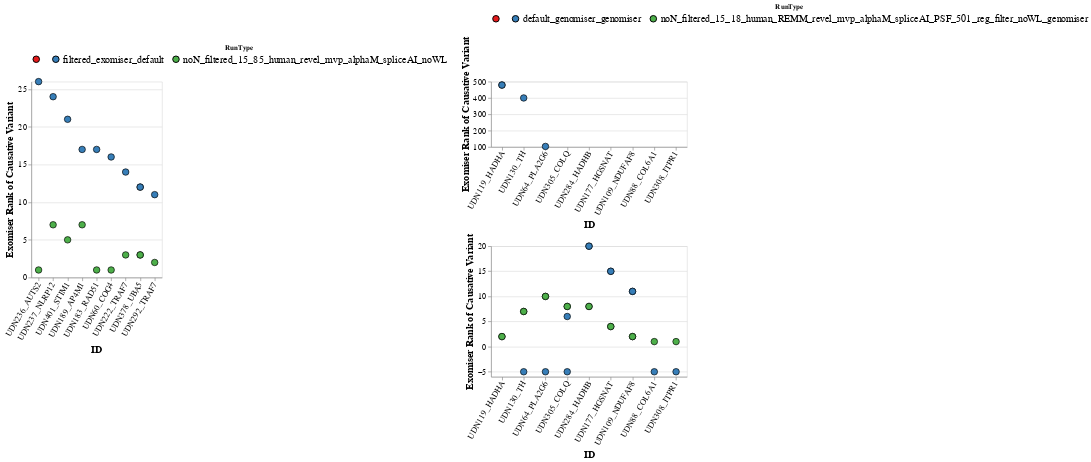

Write notebook code for a chart like this one.
### Code cell
alt.hconcat(es_exomiser_improvement, gs_genomiser_improvement).resolve_scale(color='independent').resolve_scale(color='independent').configure_legend(labelLimit=0, labelFontSize=15, labelFont='arial').configure_axis(
    labelFontSize=13,
    titleFontSize=15,
    labelFont='arial').configure_scale(
    bandPaddingInner=0.9

)

### Figure 1 — Vega-Lite specification as saved in the notebook (floating-point values rounded to 4 significant figures)
{"config": {"view": {"continuousWidth": 300, "continuousHeight": 300}, "axis": {"labelFont": "arial", "labelFontSize": 13, "titleFontSize": 15}, "legend": {"labelFont": "arial", "labelFontSize": 15, "labelLimit": 0}, "scale": {"bandPaddingInner": 0.9}}, "hconcat": [{"hconcat": [{"mark": {"type": "circle", "filled": true, "opacity": 1, "size": 100, "stroke": "black", "strokeWidth": 1}, "encoding": {"color": {"field": "RunType", "legend": {"direction": "horizontal", "orient": "top", "titleAnchor": "middle"}, "scale": {"domain": ["", "filtered_exomiser_default", "noN_filtered_15_85_human_revel_mvp_alphaM_spliceAI_noWL"], "scheme": "set1"}, "type": "nominal"}, "tooltip": [{"field": "RunType", "type": "nominal"}, {"field": "ID", "type": "nominal"}, {"field": "Rank", "type": "quantitative"}, {"field": "Diff", "type": "quantitative"}], "x": {"axis": {"labelAngle": -60}, "field": "ID", "sort": ["UDN236_AUTS2", "UDN237_NLRP12", "UDN401_STIM1", "UDN189_AP4M1", "UDN183_RAD51", "UDN60_COG4", "UDN222_TRAF7", "UDN378_UBA5", "UDN378_UBA5", "UDN292_TRAF7", "UDN237_NLRP12", "UDN189_AP4M1", "UDN401_STIM1", "UDN378_UBA5", "UDN378_UBA5", "UDN222_TRAF7", "UDN292_TRAF7", "UDN183_RAD51", "UDN236_AUTS2", "UDN60_COG4"], "type": "nominal"}, "y": {"field": "Rank", "title": "Exomiser Rank of Causative Variant", "type": "quantitative"}}, "height": 300, "width": 200}], "data": {"name": "data-b0385366093320f7f2113348a5e0a8c3"}}, {"vconcat": [{"data": {"name": "data-7d4f680add1b92ebd55d4bd15934d52d"}, "mark": {"type": "circle", "filled": true, "opacity": 1, "size": 100, "stroke": "black", "strokeWidth": 1}, "encoding": {"color": {"field": "RunType", "legend": {"direction": "horizontal", "orient": "top", "titleAnchor": "middle"}, "scale": {"domain": ["", "default_genomiser_genomiser", "noN_filtered_15_18_human_REMM_revel_mvp_alphaM_spliceAI_PSF_501_reg_filter_noWL_genomiser"], "scheme": "set1"}, "type": "nominal"}, "tooltip": [{"field": "RunType", "type": "nominal"}, {"field": "ID", "type": "nominal"}, {"field": "Rank", "type": "quantitative"}, {"field": "Diff", "type": "quantitative"}], "x": {"axis": {"labelAngle": -60}, "field": "ID", "scale": {"domain": ["UDN119_HADHA", "UDN130_TH", "UDN64_PLA2G6", "UDN305_COLQ", "UDN305_COLQ", "UDN284_HADHB", "UDN284_HADHB", "UDN284_HADHB", "UDN284_HADHB", "UDN177_HGSNAT", "UDN177_HGSNAT", "UDN177_HGSNAT", "UDN177_HGSNAT", "UDN109_NDUFAF8", "UDN109_NDUFAF8", "UDN109_NDUFAF8", "UDN109_NDUFAF8", "UDN88_COL6A1", "UDN308_ITPR1", "UDN88_COL6A1", "UDN308_ITPR1", "UDN305_COLQ", "UDN305_COLQ"]}, "sort": ["UDN119_HADHA", "UDN130_TH", "UDN64_PLA2G6", "UDN305_COLQ", "UDN305_COLQ", "UDN284_HADHB", "UDN284_HADHB", "UDN284_HADHB", "UDN284_HADHB", "UDN177_HGSNAT", "UDN177_HGSNAT", "UDN177_HGSNAT", "UDN177_HGSNAT", "UDN109_NDUFAF8", "UDN109_NDUFAF8", "UDN109_NDUFAF8", "UDN109_NDUFAF8", "UDN88_COL6A1", "UDN308_ITPR1", "UDN88_COL6A1", "UDN308_ITPR1", "UDN305_COLQ", "UDN305_COLQ"], "type": "nominal"}, "y": {"field": "Rank", "scale": {"domain": [100, 500]}, "title": "Exomiser Rank of Causative Variant", "type": "quantitative"}}, "height": 100, "width": 300}, {"data": {"name": "data-46ac866aa7220213337f7917202551b3"}, "mark": {"type": "circle", "filled": true, "opacity": 1, "size": 100, "stroke": "black", "strokeWidth": 1}, "encoding": {"color": {"field": "RunType", "legend": {"direction": "horizontal", "orient": "top", "titleAnchor": "middle"}, "scale": {"domain": ["", "default_genomiser_genomiser", "noN_filtered_15_18_human_REMM_revel_mvp_alphaM_spliceAI_PSF_501_reg_filter_noWL_genomiser"], "scheme": "set1"}, "type": "nominal"}, "tooltip": [{"field": "RunType", "type": "nominal"}, {"field": "ID", "type": "nominal"}, {"field": "Rank", "type": "quantitative"}, {"field": "Diff", "type": "quantitative"}], "x": {"axis": {"labelAngle": -60}, "field": "ID", "scale": {"domain": ["UDN119_HADHA", "UDN130_TH", "UDN64_PLA2G6", "UDN305_COLQ", "UDN305_COLQ", "UDN284_HADHB", "UDN284_HADHB", "UDN284_HADHB", "UDN284_HADHB", "UDN177_HGSNAT", "UDN177_HGSNAT", "UDN177_HGSNAT", "UDN177_HGSNAT", "UDN109_NDUFAF8", "UDN109_NDUFAF8", "UDN109_NDUFAF8", "UDN109_NDUFAF8", "UDN88_COL6A1", "UDN308_ITPR1", "UDN88_COL6A1", "UDN308_ITPR1", "UDN305_COLQ", "UDN305_COLQ"]}, "sort": ["UDN119_HADHA", "UDN130_TH", "UDN64_PLA2G6", "UDN305_COLQ", "UDN305_COLQ", "UDN284_HADHB", "UDN284_HADHB", "UDN284_HADHB", "UDN284_HADHB", "UDN177_HGSNAT", "UDN177_HGSNAT", "UDN177_HGSNAT", "UDN177_HGSNAT", "UDN109_NDUFAF8", "UDN109_NDUFAF8", "UDN109_NDUFAF8", "UDN109_NDUFAF8", "UDN88_COL6A1", "UDN308_ITPR1", "UDN88_COL6A1", "UDN308_ITPR1", "UDN305_COLQ", "UDN305_COLQ"], "type": "nominal"}, "y": {"field": "Rank", "title": "Exomiser Rank of Causative Variant", "type": "quantitative"}}, "height": 200, "width": 300}], "resolve": {"scale": {"x": "shared"}}, "spacing": 5}], "resolve": {"scale": {"color": "independent"}}, "$schema": "https://vega.github.io/schema/vega-lite/v5.17.0.json", "datasets": {"data-b0385366093320f7f2113348a5e0a8c3": [{"ID": "UDN236_AUTS2", "Rank": 26.0, "Diff": 25.0, "RunType": "filtered_exomiser_default"}, {"ID": "UDN237_NLRP12", "Rank": 24.0, "Diff": 17.0, "RunType": "filtered_exomiser_default"}, {"ID": "UDN401_STIM1", "Rank": 21.0, "Diff": 16.0, "RunType": "filtered_exomiser_default"}, {"ID": "UDN189_AP4M1", "Rank": 17.0, "Diff": 10.0, "RunType": "filtered_exomiser_default"}, {"ID": "UDN183_RAD51", "Rank": 17.0, "Diff": 16.0, "RunType": "filtered_exomiser_default"}, {"ID": "UDN60_COG4", "Rank": 16.0, "Diff": 15.0, "RunType": "filtered_exomiser_default"}, {"ID": "UDN222_TRAF7", "Rank": 14.0, "Diff": 11.0, "RunType": "filtered_exomiser_default"}, {"ID": "UDN378_UBA5", "Rank": 12.0, "Diff": 9.0, "RunType": "filtered_exomiser_default"}, {"ID": "UDN378_UBA5", "Rank": 12.0, "Diff": 9.0, "RunType": "filtered_exomiser_default"}, {"ID": "UDN292_TRAF7", "Rank": 11.0, "Diff": 9.0, "RunType": "filtered_exomiser_default"}, {"ID": "UDN237_NLRP12", "Rank": 7.0, "Diff": 17.0, "RunType": "noN_filtered_15_85_human_revel_mvp_alphaM_spliceAI_noWL"}, {"ID": "UDN189_AP4M1", "Rank": 7.0, "Diff": 10.0, "RunType": "noN_filtered_15_85_human_revel_mvp_alphaM_spliceAI_noWL"}, {"ID": "UDN401_STIM1", "Rank": 5.0, "Diff": 16.0, "RunType": "noN_filtered_15_85_human_revel_mvp_alphaM_spliceAI_noWL"}, {"ID": "UDN378_UBA5", "Rank": 3.0, "Diff": 9.0, "RunType": "noN_filtered_15_85_human_revel_mvp_alphaM_spliceAI_noWL"}, {"ID": "UDN378_UBA5", "Rank": 3.0, "Diff": 9.0, "RunType": "noN_filtered_15_85_human_revel_mvp_alphaM_spliceAI_noWL"}, {"ID": "UDN222_TRAF7", "Rank": 3.0, "Diff": 11.0, "RunType": "noN_filtered_15_85_human_revel_mvp_alphaM_spliceAI_noWL"}, {"ID": "UDN292_TRAF7", "Rank": 2.0, "Diff": 9.0, "RunType": "noN_filtered_15_85_human_revel_mvp_alphaM_spliceAI_noWL"}, {"ID": "UDN183_RAD51", "Rank": 1.0, "Diff": 16.0, "RunType": "noN_filtered_15_85_human_revel_mvp_alphaM_spliceAI_noWL"}, {"ID": "UDN236_AUTS2", "Rank": 1.0, "Diff": 25.0, "RunType": "noN_filtered_15_85_human_revel_mvp_alphaM_spliceAI_noWL"}, {"ID": "UDN60_COG4", "Rank": 1.0, "Diff": 15.0, "RunType": "noN_filtered_15_85_human_revel_mvp_alphaM_spliceAI_noWL"}], "data-7d4f680add1b92ebd55d4bd15934d52d": [{"ID": "UDN119_HADHA", "Rank": 479.0, "Diff": 477.0, "RunType": "default_genomiser_genomiser"}, {"ID": "UDN119_HADHA", "Rank": 479.0, "Diff": 477.0, "RunType": "default_genomiser_genomiser"}, {"ID": "UDN130_TH", "Rank": 400.0, "Diff": 393.0, "RunType": "default_genomiser_genomiser"}, {"ID": "UDN64_PLA2G6", "Rank": 103.0, "Diff": 93.0, "RunType": "default_genomiser_genomiser"}], "data-46ac866aa7220213337f7917202551b3": [{"ID": "UDN284_HADHB", "Rank": 20.0, "Diff": 12.0, "RunType": "default_genomiser_genomiser"}, {"ID": "UDN284_HADHB", "Rank": 20.0, "Diff": 12.0, "RunType": "default_genomiser_genomiser"}, {"ID": "UDN177_HGSNAT", "Rank": 15.0, "Diff": 11.0, "RunType": "default_genomiser_genomiser"}, {"ID": "UDN177_HGSNAT", "Rank": 15.0, "Diff": 11.0, "RunType": "default_genomiser_genomiser"}, {"ID": "UDN109_NDUFAF8", "Rank": 11.0, "Diff": 9.0, "RunType": "default_genomiser_genomiser"}, {"ID": "UDN109_NDUFAF8", "Rank": 11.0, "Diff": 9.0, "RunType": "default_genomiser_genomiser"}, {"ID": "UDN64_PLA2G6", "Rank": 10.0, "Diff": 93.0, "RunType": "noN_filtered_15_18_human_REMM_revel_mvp_alphaM_spliceAI_PSF_501_reg_filter_noWL_genomiser"}, {"ID": "UDN64_PLA2G6", "Rank": 10.0, "Diff": 15.0, "RunType": "noN_filtered_15_18_human_REMM_revel_mvp_alphaM_spliceAI_PSF_501_reg_filter_noWL_genomiser"}, {"ID": "UDN284_HADHB", "Rank": 8.0, "Diff": 12.0, "RunType": "noN_filtered_15_18_human_REMM_revel_mvp_alphaM_spliceAI_PSF_501_reg_filter_noWL_genomiser"}, {"ID": "UDN284_HADHB", "Rank": 8.0, "Diff": 12.0, "RunType": "noN_filtered_15_18_human_REMM_revel_mvp_alphaM_spliceAI_PSF_501_reg_filter_noWL_genomiser"}, {"ID": "UDN305_COLQ", "Rank": 8.0, "Diff": 2.0, "RunType": "noN_filtered_15_18_human_REMM_revel_mvp_alphaM_spliceAI_PSF_501_reg_filter_noWL_genomiser"}, {"ID": "UDN305_COLQ", "Rank": 8.0, "Diff": 13.0, "RunType": "noN_filtered_15_18_human_REMM_revel_mvp_alphaM_spliceAI_PSF_501_reg_filter_noWL_genomiser"}, {"ID": "UDN130_TH", "Rank": 7.0, "Diff": 12.0, "RunType": "noN_filtered_15_18_human_REMM_revel_mvp_alphaM_spliceAI_PSF_501_reg_filter_noWL_genomiser"}, {"ID": "UDN130_TH", "Rank": 7.0, "Diff": 393.0, "RunType": "noN_filtered_15_18_human_REMM_revel_mvp_alphaM_spliceAI_PSF_501_reg_filter_noWL_genomiser"}, {"ID": "UDN305_COLQ", "Rank": 6.0, "Diff": 2.0, "RunType": "default_genomiser_genomiser"}, {"ID": "UDN177_HGSNAT", "Rank": 4.0, "Diff": 11.0, "RunType": "noN_filtered_15_18_human_REMM_revel_mvp_alphaM_spliceAI_PSF_501_reg_filter_noWL_genomiser"}, {"ID": "UDN177_HGSNAT", "Rank": 4.0, "Diff": 11.0, "RunType": "noN_filtered_15_18_human_REMM_revel_mvp_alphaM_spliceAI_PSF_501_reg_filter_noWL_genomiser"}, {"ID": "UDN109_NDUFAF8", "Rank": 2.0, "Diff": 9.0, "RunType": "noN_filtered_15_18_human_REMM_revel_mvp_alphaM_spliceAI_PSF_501_reg_filter_noWL_genomiser"}, {"ID": "UDN109_NDUFAF8", "Rank": 2.0, "Diff": 9.0, "RunType": "noN_filtered_15_18_human_REMM_revel_mvp_alphaM_spliceAI_PSF_501_reg_filter_noWL_genomiser"}, {"ID": "UDN119_HADHA", "Rank": 2.0, "Diff": 477.0, "RunType": "noN_filtered_15_18_human_REMM_revel_mvp_alphaM_spliceAI_PSF_501_reg_filter_noWL_genomiser"}, {"ID": "UDN119_HADHA", "Rank": 2.0, "Diff": 477.0, "RunType": "noN_filtered_15_18_human_REMM_revel_mvp_alphaM_spliceAI_PSF_501_reg_filter_noWL_genomiser"}, {"ID": "UDN308_ITPR1", "Rank": 1.0, "Diff": 6.0, "RunType": "noN_filtered_15_18_human_REMM_revel_mvp_alphaM_spliceAI_PSF_501_reg_filter_noWL_genomiser"}, {"ID": "UDN88_COL6A1", "Rank": 1.0, "Diff": 6.0, "RunType": "noN_filtered_15_18_human_REMM_revel_mvp_alphaM_spliceAI_PSF_501_reg_filter_noWL_genomiser"}, {"ID": "UDN88_COL6A1", "Rank": -5.0, "Diff": 6.0, "RunType": "default_genomiser_genomiser"}, {"ID": "UDN64_PLA2G6", "Rank": -5.0, "Diff": 15.0, "RunType": "default_genomiser_genomiser"}, {"ID": "UDN130_TH", "Rank": -5.0, "Diff": 12.0, "RunType": "default_genomiser_genomiser"}, {"ID": "UDN305_COLQ", "Rank": -5.0, "Diff": 13.0, "RunType": "default_genomiser_genomiser"}, {"ID": "UDN308_ITPR1", "Rank": -5.0, "Diff": 6.0, "RunType": "default_genomiser_genomiser"}]}}
